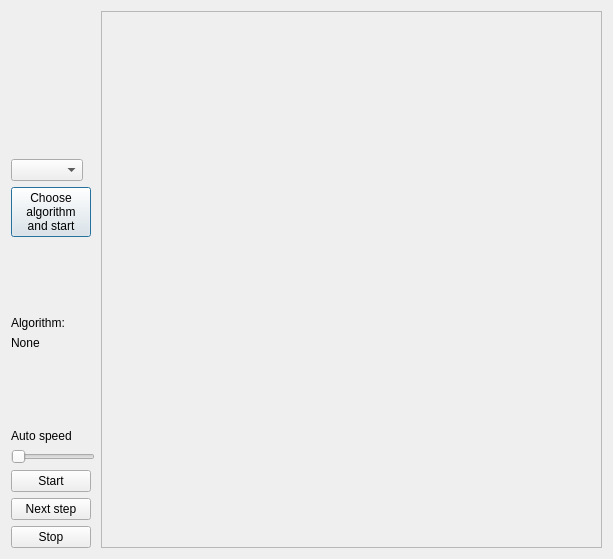
<?xml version="1.0" encoding="UTF-8"?>
<ui version="4.0">
 <class>GraphPlotWindow</class>
 <widget class="QDialog" name="GraphPlotWindow">
  <property name="geometry">
   <rect>
    <x>0</x>
    <y>0</y>
    <width>613</width>
    <height>559</height>
   </rect>
  </property>
  <property name="windowTitle">
   <string>MainWindow</string>
  </property>
  <layout class="QHBoxLayout" name="horizontalLayout">
   <item>
    <layout class="QVBoxLayout" name="verticalLayout">
     <item>
      <spacer name="verticalSpacer_2">
       <property name="orientation">
        <enum>Qt::Vertical</enum>
       </property>
       <property name="sizeHint" stdset="0">
        <size>
         <width>20</width>
         <height>150</height>
        </size>
       </property>
      </spacer>
     </item>
     <item>
      <widget class="QComboBox" name="algo_list">
       <property name="sizePolicy">
        <sizepolicy hsizetype="Fixed" vsizetype="Fixed">
         <horstretch>0</horstretch>
         <verstretch>0</verstretch>
        </sizepolicy>
       </property>
      </widget>
     </item>
     <item>
      <widget class="QPushButton" name="choose_algo_button">
       <property name="sizePolicy">
        <sizepolicy hsizetype="Fixed" vsizetype="Fixed">
         <horstretch>0</horstretch>
         <verstretch>0</verstretch>
        </sizepolicy>
       </property>
       <property name="minimumSize">
        <size>
         <width>0</width>
         <height>50</height>
        </size>
       </property>
       <property name="text">
        <string>Choose
algorithm
and start</string>
       </property>
      </widget>
     </item>
     <item>
      <spacer name="verticalSpacer_3">
       <property name="orientation">
        <enum>Qt::Vertical</enum>
       </property>
       <property name="sizeHint" stdset="0">
        <size>
         <width>20</width>
         <height>75</height>
        </size>
       </property>
      </spacer>
     </item>
     <item>
      <widget class="QLabel" name="algo_label">
       <property name="text">
        <string>Algorithm:</string>
       </property>
       <property name="alignment">
        <set>Qt::AlignLeading|Qt::AlignLeft|Qt::AlignVCenter</set>
       </property>
      </widget>
     </item>
     <item>
      <widget class="QLabel" name="algo_name_label">
       <property name="text">
        <string>None</string>
       </property>
       <property name="alignment">
        <set>Qt::AlignLeading|Qt::AlignLeft|Qt::AlignVCenter</set>
       </property>
      </widget>
     </item>
     <item>
      <spacer name="verticalSpacer">
       <property name="orientation">
        <enum>Qt::Vertical</enum>
       </property>
       <property name="sizeType">
        <enum>QSizePolicy::Expanding</enum>
       </property>
       <property name="sizeHint" stdset="0">
        <size>
         <width>20</width>
         <height>75</height>
        </size>
       </property>
      </spacer>
     </item>
     <item>
      <widget class="QLabel" name="label">
       <property name="text">
        <string>Auto speed</string>
       </property>
      </widget>
     </item>
     <item>
      <widget class="QSlider" name="speedSlider">
       <property name="sizePolicy">
        <sizepolicy hsizetype="Fixed" vsizetype="Fixed">
         <horstretch>0</horstretch>
         <verstretch>0</verstretch>
        </sizepolicy>
       </property>
       <property name="orientation">
        <enum>Qt::Horizontal</enum>
       </property>
      </widget>
     </item>
     <item>
      <widget class="QPushButton" name="start_algo_button">
       <property name="sizePolicy">
        <sizepolicy hsizetype="Fixed" vsizetype="Fixed">
         <horstretch>0</horstretch>
         <verstretch>0</verstretch>
        </sizepolicy>
       </property>
       <property name="text">
        <string>Start</string>
       </property>
      </widget>
     </item>
     <item>
      <widget class="QPushButton" name="next_step_button">
       <property name="sizePolicy">
        <sizepolicy hsizetype="Fixed" vsizetype="Fixed">
         <horstretch>0</horstretch>
         <verstretch>0</verstretch>
        </sizepolicy>
       </property>
       <property name="text">
        <string>Next step</string>
       </property>
      </widget>
     </item>
     <item>
      <widget class="QPushButton" name="stop_button">
       <property name="sizePolicy">
        <sizepolicy hsizetype="Fixed" vsizetype="Fixed">
         <horstretch>0</horstretch>
         <verstretch>0</verstretch>
        </sizepolicy>
       </property>
       <property name="text">
        <string>Stop</string>
       </property>
      </widget>
     </item>
    </layout>
   </item>
   <item>
    <spacer name="horizontalSpacer">
     <property name="orientation">
      <enum>Qt::Horizontal</enum>
     </property>
     <property name="sizeType">
      <enum>QSizePolicy::Fixed</enum>
     </property>
     <property name="sizeHint" stdset="0">
      <size>
       <width>0</width>
       <height>0</height>
      </size>
     </property>
    </spacer>
   </item>
   <item>
    <widget class="QScrollArea" name="plot">
     <property name="enabled">
      <bool>true</bool>
     </property>
     <property name="sizePolicy">
      <sizepolicy hsizetype="Expanding" vsizetype="Expanding">
       <horstretch>0</horstretch>
       <verstretch>0</verstretch>
      </sizepolicy>
     </property>
     <property name="minimumSize">
      <size>
       <width>500</width>
       <height>500</height>
      </size>
     </property>
     <property name="maximumSize">
      <size>
       <width>10000</width>
       <height>10000</height>
      </size>
     </property>
     <property name="baseSize">
      <size>
       <width>500</width>
       <height>500</height>
      </size>
     </property>
     <property name="frameShadow">
      <enum>QFrame::Plain</enum>
     </property>
     <property name="widgetResizable">
      <bool>true</bool>
     </property>
     <widget class="QWidget" name="scrollAreaWidgetContents">
      <property name="geometry">
       <rect>
        <x>0</x>
        <y>0</y>
        <width>498</width>
        <height>539</height>
       </rect>
      </property>
     </widget>
    </widget>
   </item>
  </layout>
 </widget>
 <resources/>
 <connections/>
</ui>
